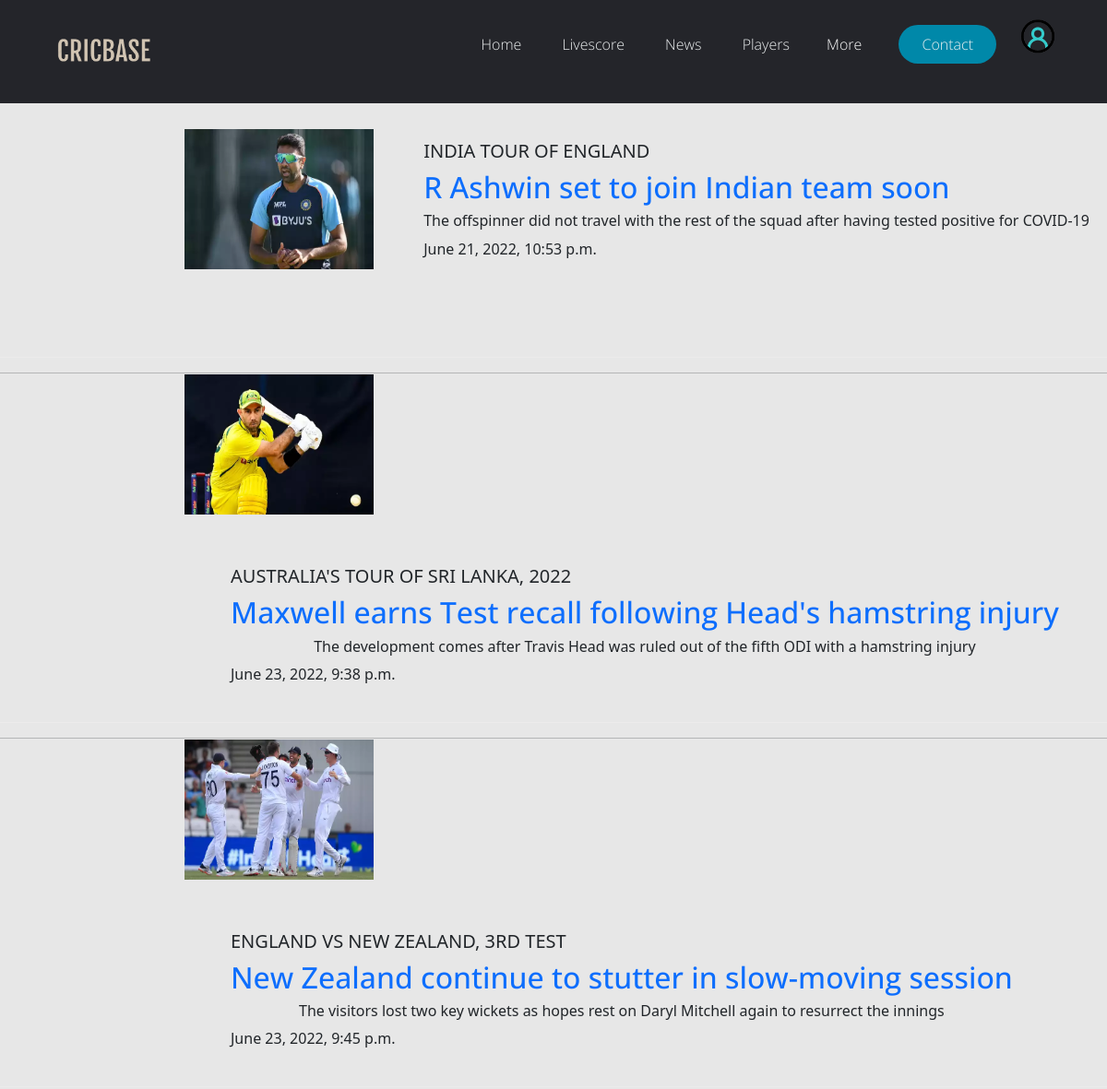
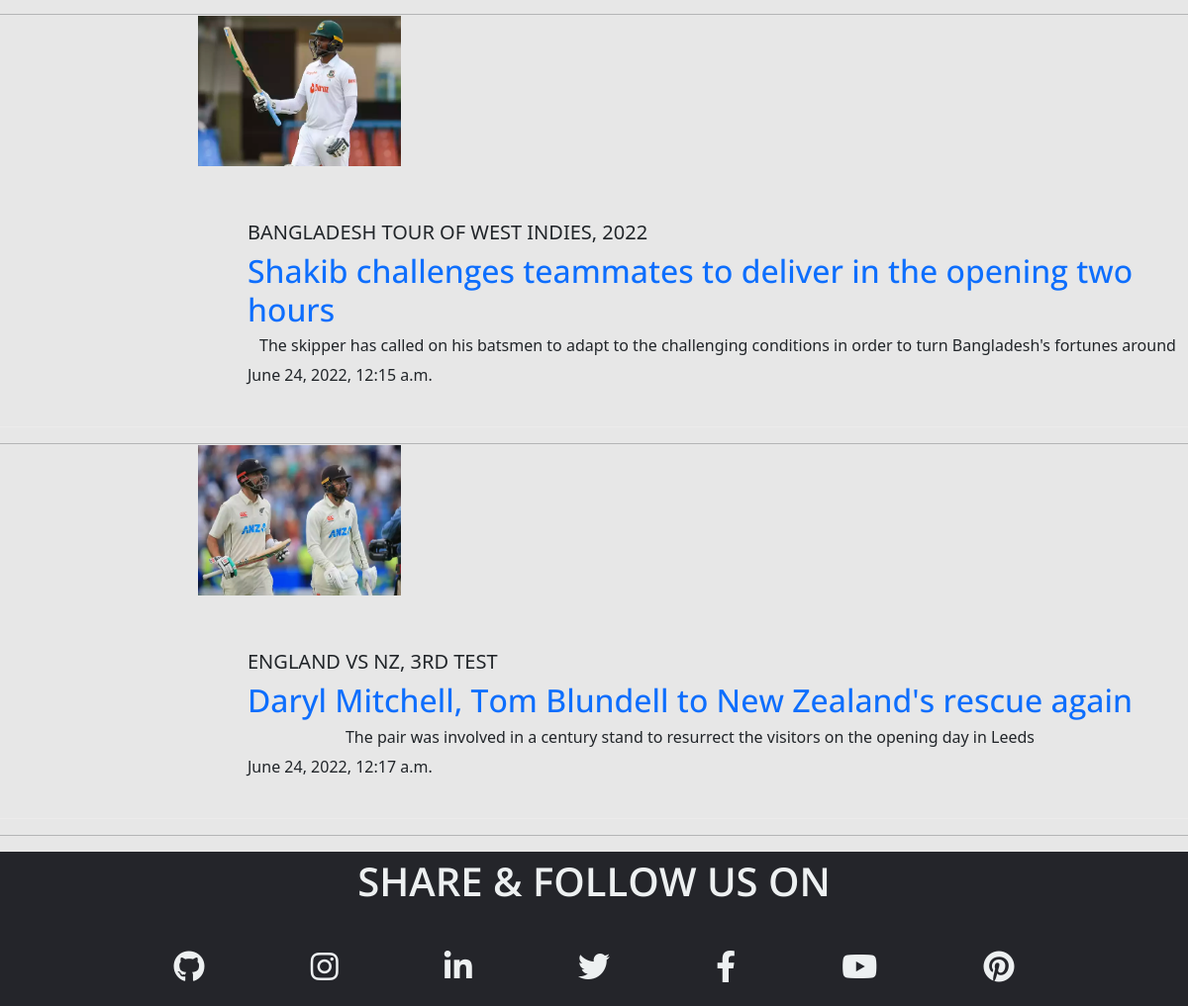
The page /newsheading on the database its author committed (2 pictures, top to bottom).
### teams/models.py (models this page shows, shortened)
class News(models.Model):
    newsheading = models.CharField('newsheading',max_length=300,default='',null=True)
    created = models.DateTimeField('created',default=timezone.now)
    news = RichTextField('news',default='',null=True)
    tour = models.CharField('tour',max_length=300,default='',null=True)
    summary = models.CharField('summary',max_length=300,default='',null=True)
    News_pic = models.ImageField('News_pic',upload_to='chicks/',default='',null=True)
    class Meta:
      verbose_name_plural = "News"

### teams/views.py (the view)
# urls.py: path('newsheading', views.newsheading,name='newsheading'),
def newsheading(request):
    newsheading = News.objects.all()
    return render(request,'newsheading.html',{'newsheading': newsheading})

### teams/templates/newsheading.html (shortened to what this page needs)
{% extends 'base.html' %}
{% block content %}
<html>
{% for news in newsheading %}
<div class="cb-col cb-col-100 cb-lst-itm cb-pos-rel cb-lst-itm-lg">
    <div class="cb-col cb-col-33" itemscope="" itemtype="https://schema.org/ImageObject" itemprop="image"><meta itemprop="width" content="205">
        <a target="_self" href="{% url 'news' news.id %}">
            <img height="152" width="205" itemprop="image" class="cb-lst-img" src="{{news.News_pic.url}}" style="position:relative; left:200px; bottom:55px;">
        </a>
    </div>
    <div class="cb-col-67 cb-nws-lst-rt cb-col cb-col-text-container">
        <div class="cb-nws-time">
            <h5>{{ news.tour }}</h5>
        </div>
        <h2 class="cb-nws-hdln cb-font-18 line-ht24" style="margin-left:250px;">
            <a target="_self" class="cb-nws-hdln-ancr text-hvr-underline" href="{% url 'news' news.id %}" style="color: #0d6efd; margin-right: 30px;"><h2>{{ news.newsheading }}</h2></a>
        </h2>
        <div class="cb-nws-intr" style="text-align: center; "><h6>{{ news.summary }}</h6></div>
        <div><span class="cb-nws-time" style="text-align: center;">{{news.created}}</span>
        </div>
    </div>
</div><hr>
{% endfor %}
</html>
{% endblock %}

### cricbase/teams/static/css/main.css (style rules this page uses)
* { box-sizing: border-box; margin: 0; padding: 0; }
body { background-color: rgb(231, 231, 231); }
li, a, button { font-family: "Open sans", sans-serif; font-weight: 300; font-size: 16px; color: #edf0f1; text-decoration: none; }

### teams/templates/base.html (style rules this page uses)
* { box-sizing: border-box; margin: 0; padding: 0; }
body { background-color: rgb(231, 231, 231); }
li, a, button { font-family: "Open sans", sans-serif; font-weight: 300; font-size: 16px; color: #edf0f1; text-decoration: none; }

### teams/templates/newsheading.html (style rules this page uses)
.cb-arcv-yr, .cb-brdr-thin-btm, .cb-lst-itm, .cb-scrd-itms, .cb-srs-lst-itm, .cb-tms-itm .cb-mtch-lst { border-bottom: 1px solid #ecebeb; }
.cb-pos-rel { position: relative; }
.cb-lst-itm-lg { padding: 40px 0; }
.cb-col { display: inline-block; box-sizing: border-box; min-height: 1px; }
.cb-col-100 { width: 100%; }
.cb-nws-time, .cb-nws-intr { margin-left:250px; }

### rows shown on the page
News: News_pic (picture), tour "INDIA TOUR OF ENGLAND", newsheading "R Ashwin set to join Indian team soon", summary "The offspinner did not travel with the rest of the squad after having tested positive for COVID-19", created "June 21, 2022, 10:53 p.m."
News: News_pic (picture), tour "AUSTRALIA'S TOUR OF SRI LANKA, 2022", newsheading "Maxwell earns Test recall following Head's hamstring injury", summary "The development comes after Travis Head was ruled out of the fifth ODI with a hamstring injury", created "June 23, 2022, 9:38 p.m."
News: News_pic (picture), tour "ENGLAND VS NEW ZEALAND, 3RD TEST", newsheading "New Zealand continue to stutter in slow-moving session", summary "The visitors lost two key wickets as hopes rest on Daryl Mitchell again to resurrect the innings", created "June 23, 2022, 9:45 p.m."
News: News_pic (picture), tour "BANGLADESH TOUR OF WEST INDIES, 2022", newsheading "Shakib challenges teammates to deliver in the opening two hours", summary "The skipper has called on his batsmen to adapt to the challenging conditions in order to turn Bangladesh's fortunes around", created "June 24, 2022, 12:15 a.m."
News: News_pic (picture), tour "ENGLAND VS NZ, 3RD TEST", newsheading "Daryl Mitchell, Tom Blundell to New Zealand's rescue again", summary "The pair was involved in a century stand to resurrect the visitors on the opening day in Leeds", created "June 24, 2022, 12:17 a.m."
